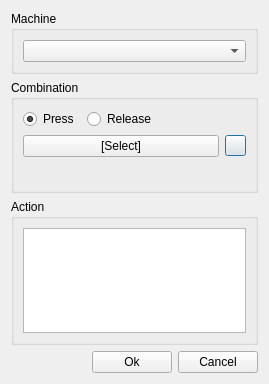
<?xml version="1.0" encoding="UTF-8"?>
<ui version="4.0">
 <class>CHotkeyDialog</class>
 <widget class="QDialog" name="CHotkeyDialog">
  <property name="geometry">
   <rect>
    <x>0</x>
    <y>0</y>
    <width>269</width>
    <height>384</height>
   </rect>
  </property>
  <property name="windowTitle">
   <string>Edit hotkey</string>
  </property>
  <layout class="QGridLayout" name="gridLayout_2">
   <item row="0" column="0" colspan="3">
    <widget class="QGroupBox" name="gb_machine">
     <property name="title">
      <string>Machine</string>
     </property>
     <layout class="QGridLayout" name="gridLayout_4">
      <item row="0" column="0">
       <widget class="QComboBox" name="cb_identifier"/>
      </item>
     </layout>
    </widget>
   </item>
   <item row="1" column="0" colspan="3">
    <widget class="QGroupBox" name="gb_hotkey">
     <property name="title">
      <string>Combination</string>
     </property>
     <layout class="QGridLayout" name="gridLayout">
      <item row="3" column="3">
       <widget class="QPushButton" name="pb_advancedMode">
        <property name="sizePolicy">
         <sizepolicy hsizetype="Fixed" vsizetype="Fixed">
          <horstretch>0</horstretch>
          <verstretch>0</verstretch>
         </sizepolicy>
        </property>
        <property name="minimumSize">
         <size>
          <width>21</width>
          <height>21</height>
         </size>
        </property>
        <property name="maximumSize">
         <size>
          <width>21</width>
          <height>21</height>
         </size>
        </property>
        <property name="text">
         <string/>
        </property>
       </widget>
      </item>
      <item row="2" column="0">
       <widget class="QRadioButton" name="rb_press">
        <property name="text">
         <string>Press</string>
        </property>
        <property name="checked">
         <bool>true</bool>
        </property>
       </widget>
      </item>
      <item row="3" column="0" colspan="3">
       <widget class="QPushButton" name="pb_selectedHotkey">
        <property name="sizePolicy">
         <sizepolicy hsizetype="MinimumExpanding" vsizetype="Fixed">
          <horstretch>0</horstretch>
          <verstretch>0</verstretch>
         </sizepolicy>
        </property>
        <property name="text">
         <string>[Select]</string>
        </property>
       </widget>
      </item>
      <item row="2" column="2" colspan="2">
       <spacer name="horizontalSpacer">
        <property name="orientation">
         <enum>Qt::Horizontal</enum>
        </property>
        <property name="sizeHint" stdset="0">
         <size>
          <width>40</width>
          <height>20</height>
         </size>
        </property>
       </spacer>
      </item>
      <item row="2" column="1">
       <widget class="QRadioButton" name="rb_release">
        <property name="text">
         <string>Release</string>
        </property>
       </widget>
      </item>
      <item row="4" column="0" colspan="4">
       <widget class="QFrame" name="advancedFrame">
        <property name="enabled">
         <bool>true</bool>
        </property>
        <property name="frameShape">
         <enum>QFrame::NoFrame</enum>
        </property>
        <property name="frameShadow">
         <enum>QFrame::Raised</enum>
        </property>
        <layout class="QVBoxLayout" name="verticalLayout"/>
       </widget>
      </item>
     </layout>
    </widget>
   </item>
   <item row="2" column="0" colspan="3">
    <widget class="QGroupBox" name="gb_action">
     <property name="title">
      <string>Action</string>
     </property>
     <layout class="QGridLayout" name="gridLayout_3">
      <item row="0" column="0">
       <widget class="QTreeView" name="tv_actions">
        <attribute name="headerVisible">
         <bool>false</bool>
        </attribute>
       </widget>
      </item>
     </layout>
    </widget>
   </item>
   <item row="3" column="0">
    <spacer name="horizontalSpacer_2">
     <property name="orientation">
      <enum>Qt::Horizontal</enum>
     </property>
     <property name="sizeHint" stdset="0">
      <size>
       <width>40</width>
       <height>20</height>
      </size>
     </property>
    </spacer>
   </item>
   <item row="3" column="1">
    <widget class="QPushButton" name="pb_accept">
     <property name="text">
      <string>Ok</string>
     </property>
    </widget>
   </item>
   <item row="3" column="2">
    <widget class="QPushButton" name="pb_cancel">
     <property name="text">
      <string>Cancel</string>
     </property>
    </widget>
   </item>
  </layout>
 </widget>
 <resources/>
 <connections/>
</ui>
